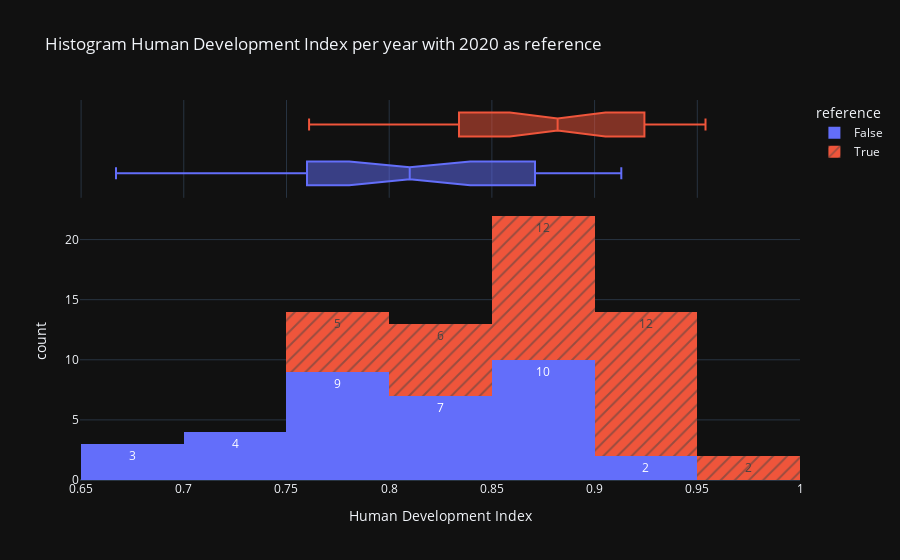

Notebook cell for this chart:
### Code cell
def histo_HDI(df_histo : pd.DataFrame = df_energy, area_type : str = "Continent", area_name : str = "Europe", year : int = 2000, reference_name : str = "France", reference_year : int = 2015) -> go.Figure :
    """
    histo_HDI make a histogram with the frequency of HDI for a given area type. The slider change the year of observation. The area name is the current country observed.
    :param reference_year: 
    :param reference_name: 
    :param df_histo: 
    :param area_type: 
    :param area_name: 
    :param year: 
    :return: 
    """
    
    # Selection feature needed
    df_histo = pd.DataFrame(data=df_histo, columns=['Year', 'Country', 'Continent', 'Region', 'Human Development Index'])
    
    # Filtering by the area_name and the year + the reference year for this same are_name
    df_histo_filtered = df_histo.query(f"({area_type} == '{area_name}') and (Year == {year} or Year == {reference_year})")

    # Creation of the feature 'reference' that is a boolean.
    df_histo_filtered['reference'] = df_histo_filtered['Year'] == reference_year
    

    # assert (df_histo_filtered['reference'] == True).sum() == (df_histo_filtered['reference'] == False).sum(), "<-- Some data are missing -->"
    
    fig = px.histogram(df_histo_filtered, 
                       x="Human Development Index", 
                       marginal="box",  #["rug", "box", "violin"]
                       color="reference",   
                       title='Histogram Human Development Index per year with 2020 as reference',
                       pattern_shape="reference",
                       opacity=1,
                       template=THEME,
                       text_auto=True
                       ) 
    fig.show()
    
    print(f"La somme des True = {(df_histo_filtered['reference'] == True).sum()} et la somme des False = {(df_histo_filtered['reference'] == False).sum()} ")

    return df_histo_filtered

histo_HDI()

### Figure 1 — Plotly figure (JSON) as saved in the notebook; plotly's stock layout.template omitted (floating-point values rounded to 4 significant figures)
{"data": [{"alignmentgroup": "True", "bingroup": "x", "hovertemplate": "reference=False<br>Human Development Index=%{x}<br>count=%{y}<extra></extra>", "legendgroup": "False", "marker": {"color": "#636efa", "opacity": 1, "pattern": {"shape": ""}}, "name": "False", "offsetgroup": "False", "orientation": "v", "showlegend": true, "texttemplate": "%{value}", "x": [0.677, 0.871, 0.712, 0.887, 0.667, 0.725, 0.759, 0.808, 0.889, 0.787, 0.891, 0.844, 0.889, 0.81, 0.773, 0.871, 0.847, 0.841, 0.756, 0.766, 0.864, 0.779, 0.893, 0.675, 0.913, 0.793, 0.791, 0.715, 0.763, 0.821, 0.825, 0.904, 0.887, 0.7, 0.862], "xaxis": "x", "yaxis": "y", "type": "histogram"}, {"alignmentgroup": "True", "hovertemplate": "reference=False<br>Human Development Index=%{x}<extra></extra>", "legendgroup": "False", "marker": {"color": "#636efa"}, "name": "False", "notched": true, "offsetgroup": "False", "showlegend": false, "x": [0.677, 0.871, 0.712, 0.887, 0.667, 0.725, 0.759, 0.808, 0.889, 0.787, 0.891, 0.844, 0.889, 0.81, 0.773, 0.871, 0.847, 0.841, 0.756, 0.766, 0.864, 0.779, 0.893, 0.675, 0.913, 0.793, 0.791, 0.715, 0.763, 0.821, 0.825, 0.904, 0.887, 0.7, 0.862], "xaxis": "x2", "yaxis": "y2", "type": "box"}, {"alignmentgroup": "True", "bingroup": "x", "hovertemplate": "reference=True<br>Human Development Index=%{x}<br>count=%{y}<extra></extra>", "legendgroup": "True", "marker": {"color": "#EF553B", "opacity": 1, "pattern": {"shape": "/"}}, "name": "True", "offsetgroup": "True", "orientation": "v", "showlegend": true, "texttemplate": "%{value}", "x": [0.795, 0.91, 0.812, 0.924, 0.761, 0.809, 0.843, 0.891, 0.936, 0.882, 0.93, 0.892, 0.938, 0.88, 0.838, 0.945, 0.925, 0.882, 0.85, 0.862, 0.915, 0.889, 0.822, 0.932, 0.762, 0.953, 0.868, 0.85, 0.813, 0.794, 0.851, 0.903, 0.889, 0.937, 0.954, 0.774, 0.924], "xaxis": "x", "yaxis": "y", "type": "histogram"}, {"alignmentgroup": "True", "hovertemplate": "reference=True<br>Human Development Index=%{x}<extra></extra>", "legendgroup": "True", "marker": {"color": "#EF553B"}, "name": "True", "notched": true, "offsetgroup": "True", "showlegend": false, "x": [0.795, 0.91, 0.812, 0.924, 0.761, 0.809, 0.843, 0.891, 0.936, 0.882, 0.93, 0.892, 0.938, 0.88, 0.838, 0.945, 0.925, 0.882, 0.85, 0.862, 0.915, 0.889, 0.822, 0.932, 0.762, 0.953, 0.868, 0.85, 0.813, 0.794, 0.851, 0.903, 0.889, 0.937, 0.954, 0.774, 0.924], "xaxis": "x2", "yaxis": "y2", "type": "box"}], "layout": {"xaxis": {"anchor": "y", "domain": [0.0, 1.0], "title": {"text": "Human Development Index"}}, "yaxis": {"anchor": "x", "domain": [0.0, 0.7326], "title": {"text": "count"}}, "xaxis2": {"anchor": "y2", "domain": [0.0, 1.0], "matches": "x", "showticklabels": false, "showgrid": true}, "yaxis2": {"anchor": "x2", "domain": [0.7426, 1.0], "matches": "y2", "showticklabels": false, "showline": false, "ticks": "", "showgrid": false}, "legend": {"title": {"text": "reference"}, "tracegroupgap": 0}, "title": {"text": "Histogram Human Development Index per year with 2020 as reference"}, "barmode": "relative"}}
